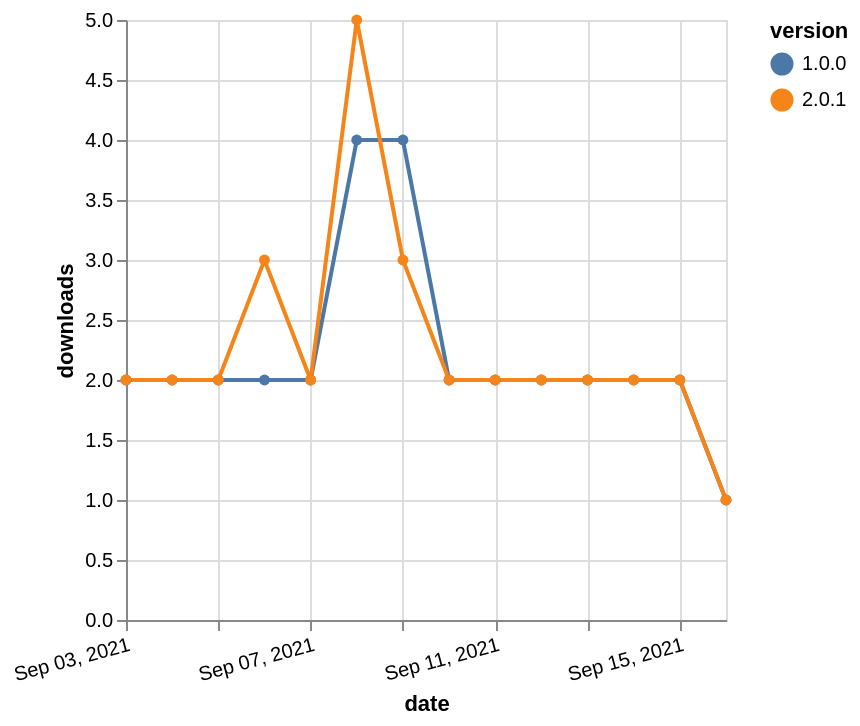

The specification (Vega-Lite) saved for this image:
### Vega-Lite specification from a JSON file in a GitHub repository (floating-point values rounded to 4 significant figures)
{"$schema": "https://vega.github.io/schema/vega-lite/v5.json", "description": "A simple bar chart with embedded data.", "data": {"values": [{"date": "2021-09-03", "total": 880, "delta": 2, "version": "1.0.0"}, {"date": "2021-09-04", "total": 882, "delta": 2, "version": "1.0.0"}, {"date": "2021-09-05", "total": 884, "delta": 2, "version": "1.0.0"}, {"date": "2021-09-06", "total": 886, "delta": 2, "version": "1.0.0"}, {"date": "2021-09-07", "total": 888, "delta": 2, "version": "1.0.0"}, {"date": "2021-09-08", "total": 892, "delta": 4, "version": "1.0.0"}, {"date": "2021-09-09", "total": 896, "delta": 4, "version": "1.0.0"}, {"date": "2021-09-10", "total": 898, "delta": 2, "version": "1.0.0"}, {"date": "2021-09-11", "total": 900, "delta": 2, "version": "1.0.0"}, {"date": "2021-09-12", "total": 902, "delta": 2, "version": "1.0.0"}, {"date": "2021-09-13", "total": 904, "delta": 2, "version": "1.0.0"}, {"date": "2021-09-14", "total": 906, "delta": 2, "version": "1.0.0"}, {"date": "2021-09-15", "total": 908, "delta": 2, "version": "1.0.0"}, {"date": "2021-09-16", "total": 909, "delta": 1, "version": "1.0.0"}, {"date": "2021-09-03", "total": 328, "delta": 2, "version": "2.0.1"}, {"date": "2021-09-04", "total": 330, "delta": 2, "version": "2.0.1"}, {"date": "2021-09-05", "total": 332, "delta": 2, "version": "2.0.1"}, {"date": "2021-09-06", "total": 335, "delta": 3, "version": "2.0.1"}, {"date": "2021-09-07", "total": 337, "delta": 2, "version": "2.0.1"}, {"date": "2021-09-08", "total": 342, "delta": 5, "version": "2.0.1"}, {"date": "2021-09-09", "total": 345, "delta": 3, "version": "2.0.1"}, {"date": "2021-09-10", "total": 347, "delta": 2, "version": "2.0.1"}, {"date": "2021-09-11", "total": 349, "delta": 2, "version": "2.0.1"}, {"date": "2021-09-12", "total": 351, "delta": 2, "version": "2.0.1"}, {"date": "2021-09-13", "total": 353, "delta": 2, "version": "2.0.1"}, {"date": "2021-09-14", "total": 355, "delta": 2, "version": "2.0.1"}, {"date": "2021-09-15", "total": 357, "delta": 2, "version": "2.0.1"}, {"date": "2021-09-16", "total": 358, "delta": 1, "version": "2.0.1"}]}, "width": "container", "mark": {"type": "line", "point": {"filled": true}}, "encoding": {"x": {"field": "date", "type": "temporal", "timeUnit": "yearmonthdate", "title": "date", "axis": {"labelAngle": -15}}, "y": {"field": "delta", "type": "quantitative", "title": "downloads"}, "color": {"field": "version", "type": "nominal"}, "tooltip": {"field": "delta"}}}
